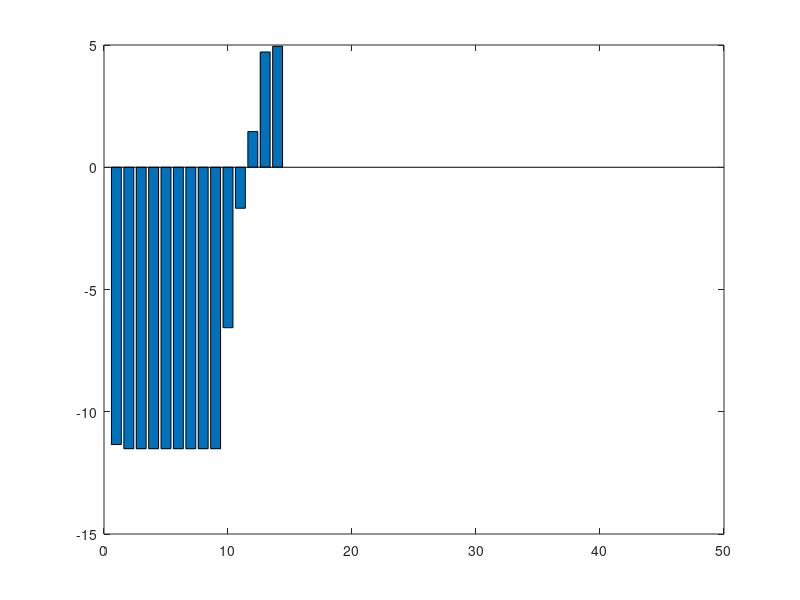
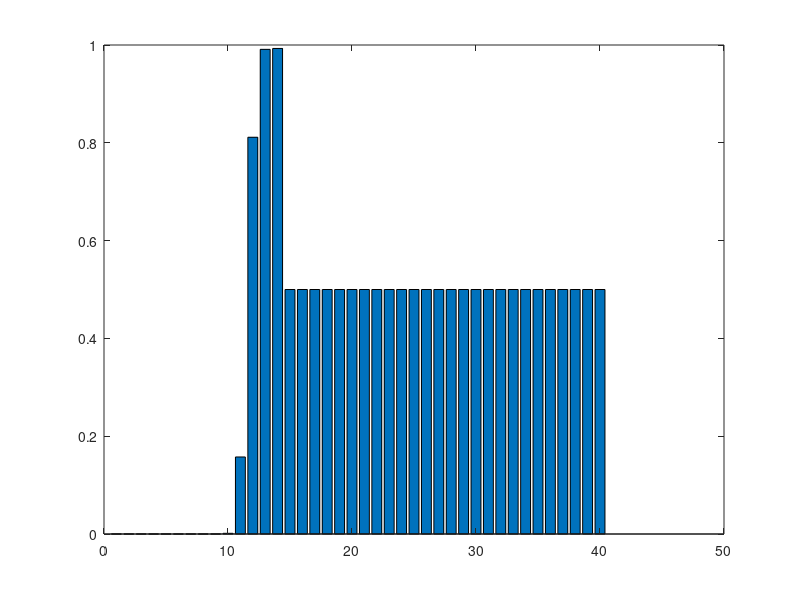
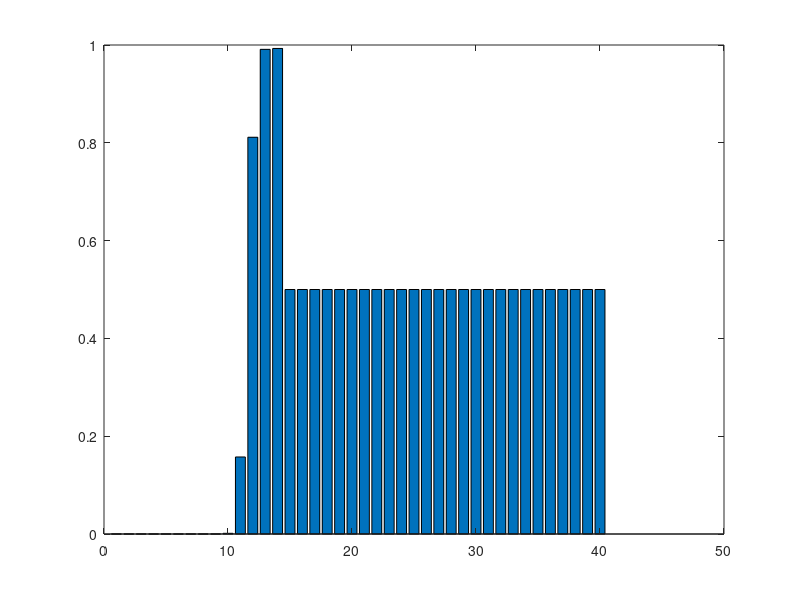

Source code (MATLAB) for these figures, in order:
%%
clear all;
std_dev = 0.025;

if std_dev == 0.025
    kernel = [0.1400 15.7300 68.26 15.7300 0.1400]; 
else
    n_obs = 10000;
    measures = normrnd(0, std_dev,n_obs);
    figure(1);
    h = histogram(measures, 'BinWidth', 0.01,  'Normalization', 'probability');
    bin_width = h.BinWidth;
    if(mod(int64(h.NumBins),int64(2)) == 0)
        h = histogram(measures, h.NumBins+1,  'Normalization', 'probability');
        bin_width = h.BinWidth;
    end
    kernel = h.Values;
end
L = size(kernel,2) * 8;
map(1:L,1:2) = 1e-3;
half_kernel = floor(size(kernel,2) / 2);
obstacle_pose = L/2;
obstacle_pose = 12;
for i=1:obstacle_pose
    k=1;
    for j=i-half_kernel:i+half_kernel
        if j > 0 && j <= L
            if i == obstacle_pose
                map(j,1) = map(j,1) + kernel(k);
            else
                map(j,2) = map(j,2) + kernel(k);
            end
        end
        k = k + 1;
    end
end
for i =1:L
    values(i) = map(i,1) ./ sum([map(i,1);map(i,2)]);
end

figure(2);
bar(values);
for i =1:L
    log_val(i) = log(map(i,1) ./ map(i,2));
    prob(i) = 1 - 1 / (1 + exp(log_val(i)))
end
figure;
bar(log_val);
figure;
bar(prob);